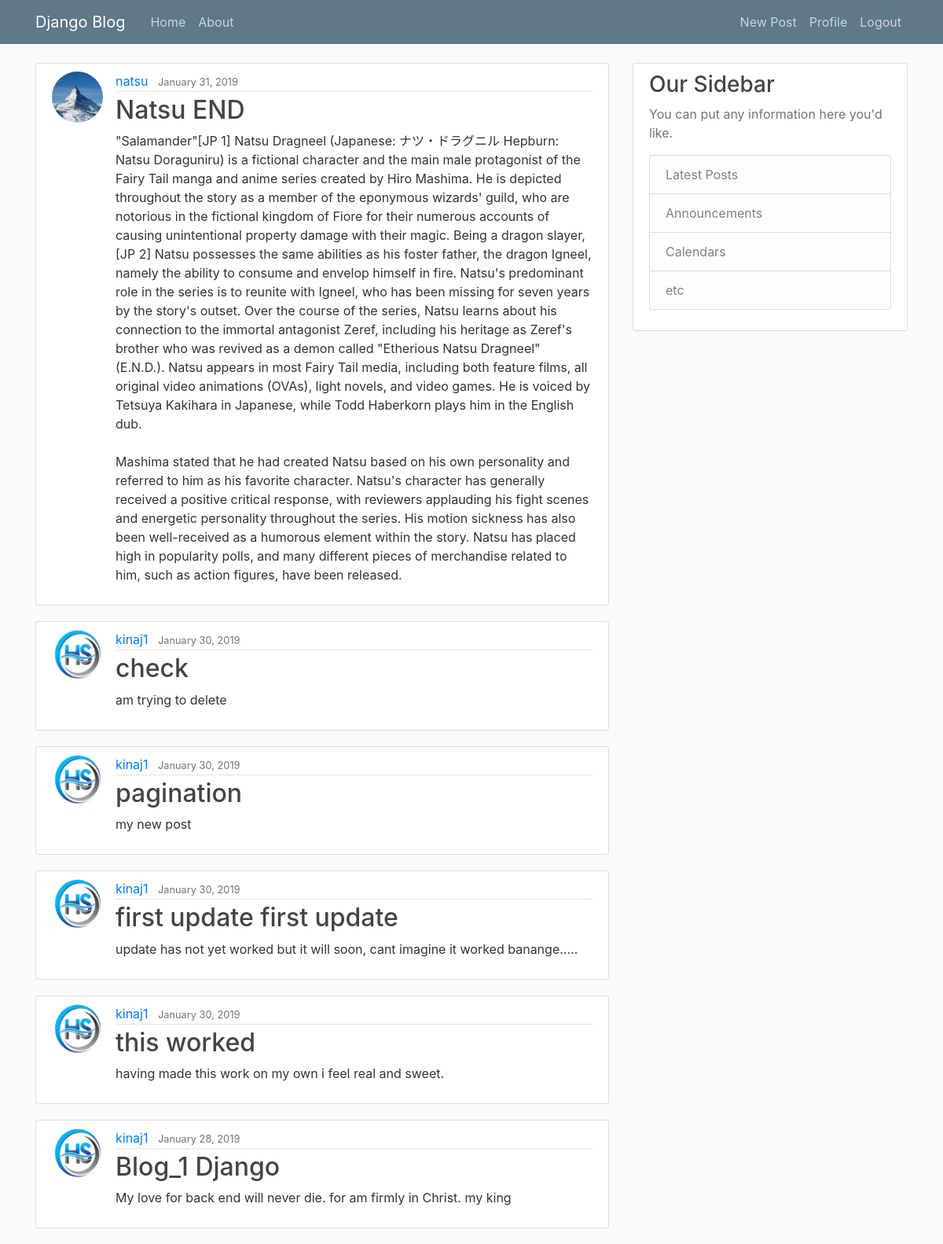
Screenshot of / (signed in) with the database file from the repository.
### blog/models.py (models this page shows, shortened)
class Post(models.Model):
    title = models.CharField(max_length=100)
    content = models.TextField()
    date_posted = models.DateTimeField(default=timezone.now)
    author = models.ForeignKey(User, on_delete=models.CASCADE)

### users/models.py (models this page shows, shortened)
class Profile(models.Model):
    user = models.OneToOneField(User, on_delete=models.CASCADE)
    image= models.ImageField(default='default.jpg', upload_to='profile_pics')

### blog/views.py (the view)
# urls.py: path('', PostListView.as_view(), name='blog_home'),
class PostListView(ListView):
    model = Post
    template_name = 'blog/home.html'  # <app>/<model>_<viewtype>.html
    context_object_name = 'posts'
    ordering = ['-date_posted']

### blog/templates/blog/home.html
{% extends "blog/base.html" %}
{% block content %}
    {% for post in posts %}
        <article class="media content-section">
          <img class="rounded-circle article-img" src="{{ post.author.profile.image.url }}">
          <div class="media-body">
            <div class="article-metadata">
              <a class="mr-2" href="#">{{ post.author }}</a>
              <small class="text-muted">{{ post.date_posted|date:"F d, Y" }}</small>
            </div>
            <h2><a class="article-title" href="{% url 'post_detail' post.id %}">{{ post.title }}</a></h2>
            <p class="article-content">{{ post.content }}</p>
          </div>
        </article>
    {% endfor %}
{% endblock content %}

### blog/static/blog/main.css (style rules this page uses)
body { background: #fafafa; color: #333333; margin-top: 5rem; }
h1, h2, h3, h4, h5, h6 { color: #444444; }
.content-section { background: #ffffff; padding: 10px 20px; border: 1px solid #dddddd; border-radius: 3px; margin-bottom: 20px; }
.article-title { color: #444444; }
.article-content { white-space: pre-line; }
.article-img { height: 65px; width: 65px; margin-right: 16px; }
.article-metadata { padding-bottom: 1px; margin-bottom: 4px; border-bottom: 1px solid #e3e3e3 }

### rows the page displays
Post: author.profile.image (placeholder picture), author "natsu", date_posted "January 31, 2019", title "Natsu END", content "\"Salamander\"[JP 1] Natsu Dragneel (Japanese: ナツ・ドラグニル Hepburn: Natsu Doraguniru) is a fictional character and the main male protagonist of the Fairy Tail manga and anime series created by Hiro Mashima. He is depicted throughout the story as a member of the eponymous wizards' guild, who are notorious in the fictional kingdom of Fiore for their numerous accounts of causing unintentional property damage with their magic. Being a dragon slayer,[JP 2] Natsu possesses the same abilities as his foster father, the dragon Igneel, namely the ability to consume and envelop himself in fire. Natsu's predominant role in the series is to reunite with Igneel, who has been missing for seven years by the…"
Post: author.profile.image (picture), author "kinaj1", date_posted "January 30, 2019", title "check", content "am trying to delete"
Post: author.profile.image (picture), author "kinaj1", date_posted "January 30, 2019", title "pagination", content "my new post"
Post: author.profile.image (picture), author "kinaj1", date_posted "January 30, 2019", title "first update first update", content "update has not yet worked but it will soon, cant imagine it worked banange....."
Post: author.profile.image (picture), author "kinaj1", date_posted "January 30, 2019", title "this worked", content "having made this work on my own i feel real and sweet."
Post: author.profile.image (picture), author "kinaj1", date_posted "January 28, 2019", title "Blog_1 Django", content "My love for back end will never die. for am firmly in Christ. my king"
